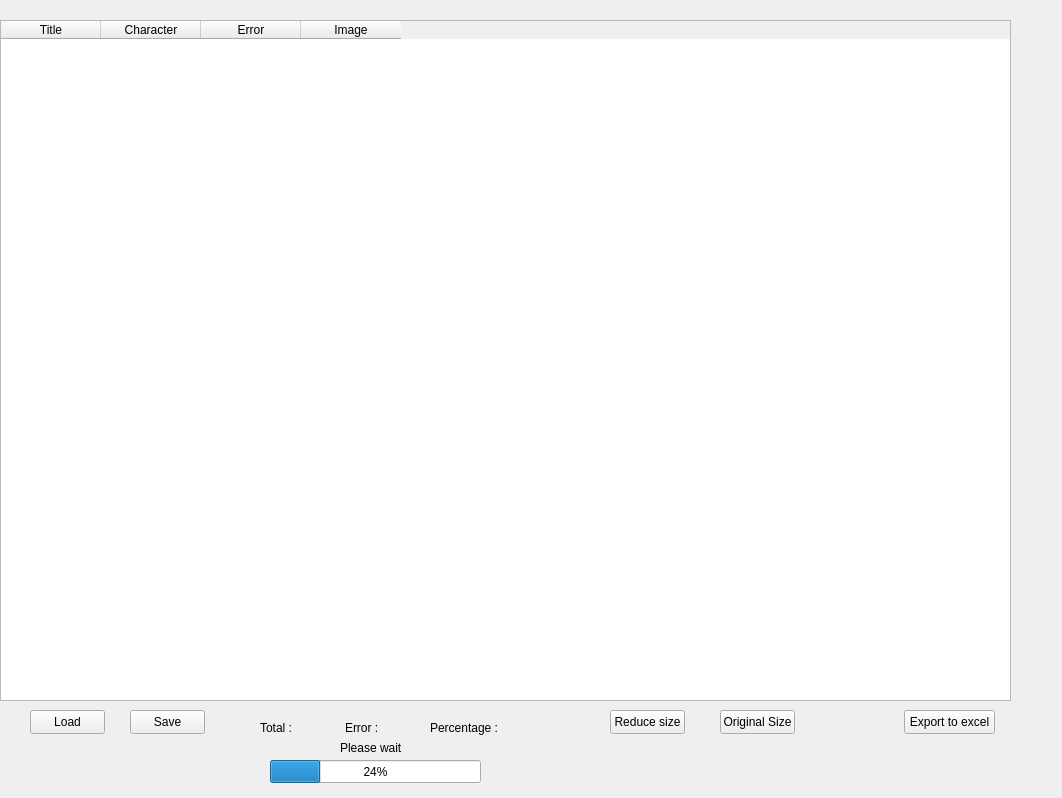
<?xml version="1.0" encoding="UTF-8"?>
<ui version="4.0">
 <class>w_titlecheck</class>
 <widget class="QWidget" name="w_titlecheck">
  <property name="geometry">
   <rect>
    <x>0</x>
    <y>0</y>
    <width>1062</width>
    <height>798</height>
   </rect>
  </property>
  <property name="windowTitle">
   <string>Form</string>
  </property>
  <widget class="QTableWidget" name="tableWidget">
   <property name="geometry">
    <rect>
     <x>0</x>
     <y>20</y>
     <width>1011</width>
     <height>681</height>
    </rect>
   </property>
   <property name="columnCount">
    <number>4</number>
   </property>
   <column>
    <property name="text">
     <string>Title</string>
    </property>
   </column>
   <column>
    <property name="text">
     <string>Character</string>
    </property>
   </column>
   <column>
    <property name="text">
     <string>Error</string>
    </property>
   </column>
   <column>
    <property name="text">
     <string>Image</string>
    </property>
   </column>
  </widget>
  <widget class="QPushButton" name="btnLoad">
   <property name="geometry">
    <rect>
     <x>30</x>
     <y>710</y>
     <width>75</width>
     <height>24</height>
    </rect>
   </property>
   <property name="text">
    <string>Load</string>
   </property>
  </widget>
  <widget class="QPushButton" name="btnSave">
   <property name="geometry">
    <rect>
     <x>130</x>
     <y>710</y>
     <width>75</width>
     <height>24</height>
    </rect>
   </property>
   <property name="text">
    <string>Save</string>
   </property>
  </widget>
  <widget class="QPushButton" name="btnReduceSize">
   <property name="geometry">
    <rect>
     <x>610</x>
     <y>710</y>
     <width>75</width>
     <height>24</height>
    </rect>
   </property>
   <property name="text">
    <string>Reduce size</string>
   </property>
  </widget>
  <widget class="QPushButton" name="btnOrginalSize">
   <property name="geometry">
    <rect>
     <x>720</x>
     <y>710</y>
     <width>75</width>
     <height>24</height>
    </rect>
   </property>
   <property name="text">
    <string>Original Size</string>
   </property>
  </widget>
  <widget class="QProgressBar" name="progressBar">
   <property name="geometry">
    <rect>
     <x>270</x>
     <y>760</y>
     <width>211</width>
     <height>23</height>
    </rect>
   </property>
   <property name="value">
    <number>24</number>
   </property>
  </widget>
  <widget class="QLabel" name="lbWait">
   <property name="geometry">
    <rect>
     <x>340</x>
     <y>740</y>
     <width>71</width>
     <height>16</height>
    </rect>
   </property>
   <property name="text">
    <string>Please wait</string>
   </property>
  </widget>
  <widget class="QWidget" name="layoutWidget">
   <property name="geometry">
    <rect>
     <x>260</x>
     <y>720</y>
     <width>281</width>
     <height>16</height>
    </rect>
   </property>
   <layout class="QHBoxLayout" name="horizontalLayout">
    <item>
     <widget class="QLabel" name="label">
      <property name="text">
       <string>Total :</string>
      </property>
     </widget>
    </item>
    <item>
     <widget class="QLabel" name="lbTotal">
      <property name="text">
       <string/>
      </property>
     </widget>
    </item>
    <item>
     <widget class="QLabel" name="label2">
      <property name="text">
       <string>Error : </string>
      </property>
     </widget>
    </item>
    <item>
     <widget class="QLabel" name="lbError">
      <property name="text">
       <string/>
      </property>
     </widget>
    </item>
    <item>
     <widget class="QLabel" name="label_2">
      <property name="text">
       <string>Percentage :</string>
      </property>
     </widget>
    </item>
    <item>
     <widget class="QLabel" name="lbPercentage">
      <property name="text">
       <string/>
      </property>
     </widget>
    </item>
   </layout>
  </widget>
  <widget class="QPushButton" name="btnExport">
   <property name="geometry">
    <rect>
     <x>904</x>
     <y>710</y>
     <width>91</width>
     <height>24</height>
    </rect>
   </property>
   <property name="text">
    <string>Export to excel</string>
   </property>
  </widget>
 </widget>
 <resources/>
 <connections/>
</ui>
